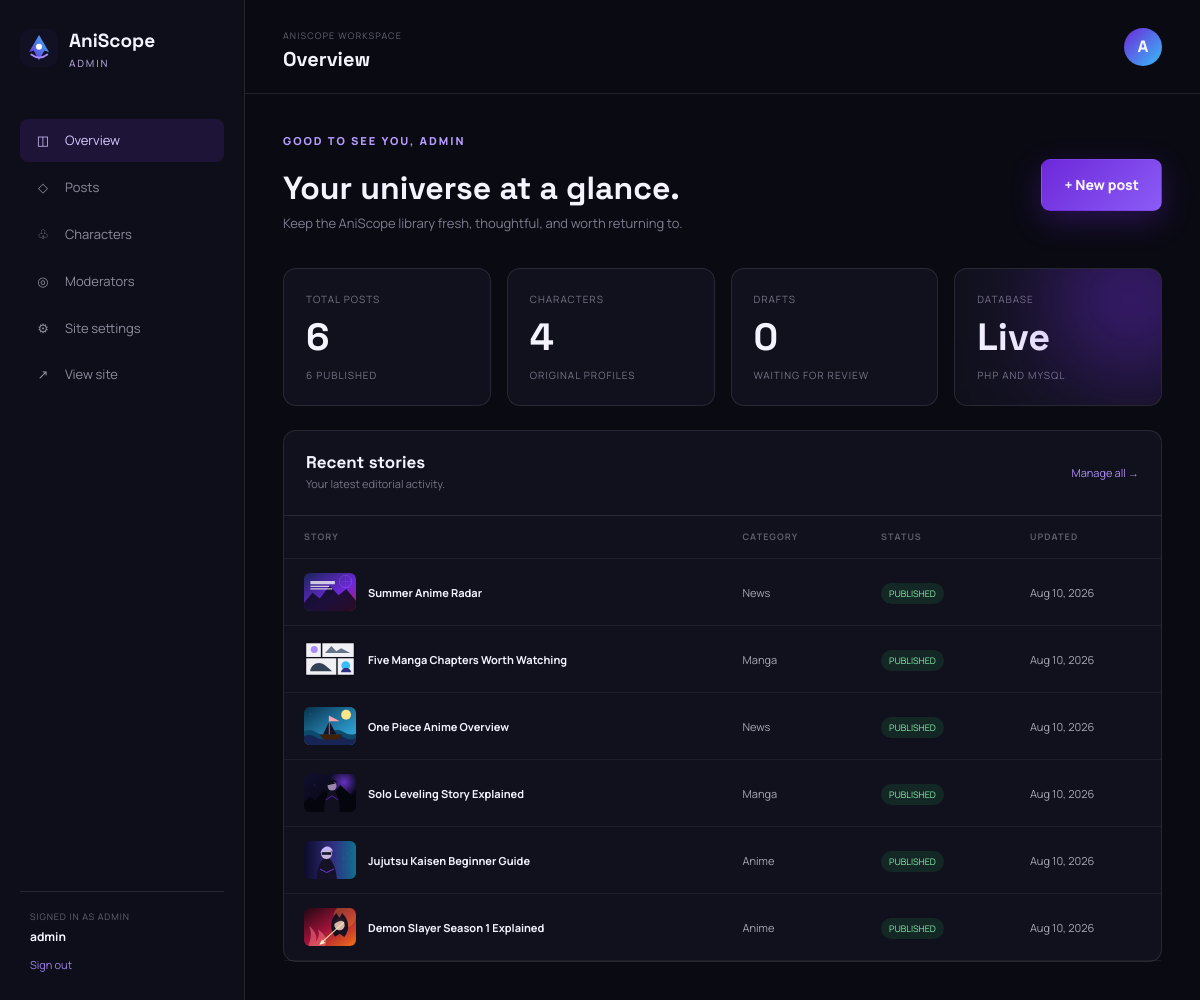
Page /admin/dashboard.php (signed in) on the committed database.
### tables this page shows
CREATE TABLE IF NOT EXISTS posts (
    id INT UNSIGNED AUTO_INCREMENT PRIMARY KEY,
    title VARCHAR(200) NOT NULL,
    slug VARCHAR(220) NOT NULL UNIQUE,
    category ENUM('Anime','Manga','News') NOT NULL,
    excerpt VARCHAR(500) NOT NULL,
    content MEDIUMTEXT NOT NULL,
    image_url VARCHAR(500) NOT NULL,
    youtube_url VARCHAR(500) NULL,
    status ENUM('draft','published') NOT NULL DEFAULT 'published',
    created_at VARCHAR(40) NOT NULL,
    updated_at VARCHAR(40) NOT NULL,
    INDEX idx_posts_category (category),
    INDEX idx_posts_status (status)
);

### includes/session.php (called while the page is built, shortened)
<?php
require_once __DIR__ . '/api.php';
function current_user(): array { return $_SESSION['user'] ?? []; }
function is_admin(): bool { return (current_user()['role'] ?? '') === 'admin'; }

### includes/api.php (called while the page is built, shortened)
<?php
function env_value(string $key, string $default = ''): string
{
    static $values = null;
    if ($values === null) {
        $values = [];
    }
    return $_ENV[$key] ?? getenv($key) ?: ($values[$key] ?? $default);
}
function db_config(): array
{
    $configFile = dirname(__DIR__) . '/config/database.php';
    $config = is_file($configFile) ? require $configFile : [];
    return [
        'host' => $config['host'] ?? env_value('DB_HOST', 'localhost'),
        'port' => $config['port'] ?? env_value('DB_PORT', '3306'),
        'name' => $config['name'] ?? env_value('DB_NAME', ''),
        'user' => $config['user'] ?? env_value('DB_USER', ''),
        'pass' => $config['pass'] ?? env_value('DB_PASS', ''),
        'charset' => $config['charset'] ?? env_value('DB_CHARSET', 'utf8mb4'),
    ];
}
function db(): PDO
{
    static $pdo = null;
    if ($pdo instanceof PDO) return $pdo;
    $config = db_config();
    $dsn = sprintf('mysql:host=%s;port=%s;dbname=%s;charset=%s', $config['host'], $config['port'], $config['name'], $config['charset']);
    $pdo = new PDO($dsn, $config['user'], $config['pass'], [
        PDO::ATTR_ERRMODE => PDO::ERRMODE_EXCEPTION,
        PDO::ATTR_DEFAULT_FETCH_MODE => PDO::FETCH_ASSOC,
        PDO::ATTR_EMULATE_PREPARES => false,
    ]);
    return $pdo;
}
function api_response(bool $ok, int $status, array $data = [], ?string $error = null): array
{
    return ['ok' => $ok, 'status' => $status, 'data' => $data, 'error' => $error];
}
function api_request(string $method, string $path, ?array $payload = null, ?string $token = null): array
{
    try {
        $pdo = db();
        $parts = parse_url($path);
        $route = $parts['path'] ?? $path;
        if ($method === 'GET' && $route === '/api/settings') {
            $rows = $pdo->query('SELECT `key`, `value` FROM settings')->fetchAll();
            return api_response(true, 200, array_column($rows, 'value', 'key'));
        }
        if ($method === 'GET' && $route === '/api/posts') {
            $sql = 'SELECT * FROM posts WHERE 1=1';
            $params = [];
            $sql .= ' ORDER BY created_at DESC, id DESC';
            $statement = $pdo->prepare($sql);
            $statement->execute($params);
            return api_response(true, 200, $statement->fetchAll());
        }
        if ($method === 'GET' && $route === '/api/characters') {
            return api_response(true, 200, $pdo->query('SELECT * FROM characters ORDER BY created_at DESC, id DESC')->fetchAll());
        }
        return api_response(false, 404, ['detail' => 'Route not found']);
    } catch (Throwable $exception) {
        return api_response(false, 500, ['detail' => $exception->getMessage()], $exception->getMessage());
    }
}
function api_data(string $path): array
{
    $response = api_request('GET', $path);
    return $response['ok'] ? $response['data'] : [];
}
function e(?string $value): string
{
    return htmlspecialchars($value ?? '', ENT_QUOTES, 'UTF-8');
}
function image_url(string $url): string
{
    return '/' . ltrim($url, '/');
}
function format_date(string $date): string
{
    $timestamp = strtotime($date);
    return $timestamp ? date('M j, Y', $timestamp) : '';
}

### admin/dashboard.php (the view)
<?php
require_once __DIR__ . '/auth.php'; require_admin(); require_once __DIR__ . '/layout.php';
$posts = api_data('/api/posts'); $characters = api_data('/api/characters');
$published = array_filter($posts, fn($post) => $post['status'] === 'published');
$drafts = array_filter($posts, fn($post) => $post['status'] === 'draft');
admin_header('Overview', 'dashboard');
?>
<section class="dashboard-welcome"><div><span class="eyebrow">Good to see you, <?= e(current_user()['username'] ?? 'staff') ?></span><h2>Your universe at a glance.</h2><p>Keep the AniScope library fresh, thoughtful, and worth returning to.</p></div><a class="button primary" href="/admin/posts.php?new=1">+ New post</a></section>
<section class="stat-grid"><div class="stat-card"><span>Total posts</span><strong><?= count($posts) ?></strong><small><?= count($published) ?> published</small></div><div class="stat-card"><span>Characters</span><strong><?= count($characters) ?></strong><small>Original profiles</small></div><div class="stat-card"><span>Drafts</span><strong><?= count($drafts) ?></strong><small>Waiting for review</small></div><div class="stat-card accent"><span>Database</span><strong><?= $posts || $characters ? 'Live' : 'Ready' ?></strong><small>PHP and MySQL</small></div></section>
<section class="admin-card"><div class="admin-card-head"><div><h2>Recent stories</h2><p>Your latest editorial activity.</p></div><a href="/admin/posts.php">Manage all →</a></div><div class="admin-table-wrap"><table class="admin-table"><thead><tr><th>Story</th><th>Category</th><th>Status</th><th>Updated</th></tr></thead><tbody><?php foreach (array_slice($posts, 0, 6) as $post): ?><tr><td><div class="table-title"><img src="<?= e(image_url($post['image_url'])) ?>" alt=""><strong><?= e($post['title']) ?></strong></div></td><td><?= e($post['category']) ?></td><td><span class="status <?= e($post['status']) ?>"><?= e($post['status']) ?></span></td><td><?= e(format_date($post['updated_at'])) ?></td></tr><?php endforeach; ?></tbody></table></div></section>
<?php admin_footer(); ?>

### admin/layout.php (shortened to what this page needs)
<?php
function admin_header(string $title, string $active): void {
    $flash = pull_flash(); ?>
<!doctype html><html lang="en"><head><link rel="stylesheet" href="/assets/css/style.css"></head><body class="admin-body">
<div class="admin-shell"><aside class="admin-sidebar"><a class="brand" href="/admin/dashboard.php"><img src="/assets/images/logo-mark.svg" alt="" width="38" height="38"><span>AniScope <em><?= is_admin() ? 'Admin' : 'Moderator' ?></em></span></a><nav><a class="<?= $active==='dashboard'?'active':'' ?>" href="/admin/dashboard.php"><span>◫</span> Overview</a><a class="<?= $active==='posts'?'active':'' ?>" href="/admin/posts.php"><span>◇</span> Posts</a><a class="<?= $active==='characters'?'active':'' ?>" href="/admin/characters.php"><span>♧</span> Characters</a><?php if (is_admin()): ?><a class="<?= $active==='moderators'?'active':'' ?>" href="/admin/moderators.php"><span>◎</span> Moderators</a><a class="<?= $active==='settings'?'active':'' ?>" href="/admin/settings.php"><span>⚙</span> Site settings</a><?php endif; ?><a href="/index.php" target="_blank"><span>↗</span> View site</a></nav><div class="sidebar-bottom"><span>Signed in as <?= e(current_user()['role'] ?? 'staff') ?></span><strong><?= e(current_user()['username'] ?? 'staff') ?></strong><a href="/logout.php">Sign out</a></div></aside><div class="admin-main"><header class="admin-topbar"><button class="admin-menu" aria-label="Toggle menu">☰</button><div><span>AniScope workspace</span><h1><?= e($title) ?></h1></div><div class="admin-avatar"><?= e(strtoupper(substr(current_user()['username'] ?? 'A', 0, 1))) ?></div></header><main class="admin-content"><?php if ($flash): ?><div class="alert <?= e($flash['type']) ?>"><?= e($flash['message']) ?></div><?php endif; ?>
<?php }
function admin_footer(): void { ?></main></div></div><script src="/assets/js/main.js"></script></body></html><?php }

### rows in the picture
posts: image_url (picture), title "Summer Anime Radar", category "News", status "PUBLISHED", updated_at "Aug 10, 2026"
posts: image_url (picture), title "Five Manga Chapters Worth Watching", category "Manga", status "PUBLISHED", updated_at "Aug 10, 2026"
posts: image_url (picture), title "One Piece Anime Overview", category "News", status "PUBLISHED", updated_at "Aug 10, 2026"
posts: image_url (picture), title "Solo Leveling Story Explained", category "Manga", status "PUBLISHED", updated_at "Aug 10, 2026"
posts: image_url (picture), title "Jujutsu Kaisen Beginner Guide", category "Anime", status "PUBLISHED", updated_at "Aug 10, 2026"
posts: image_url (picture), title "Demon Slayer Season 1 Explained", category "Anime", status "PUBLISHED", updated_at "Aug 10, 2026"

### other values in the picture
current_user()['role'] "ADMIN"
current_user()['username'] "admin"
$title "Overview"
substr(current_user()['username'] ?? 'A', 0, 1) "A"
current_user()['username'] "ADMIN"
count($posts) "6"
count($published) "6"
count($characters) "4"
count($drafts) "0"
